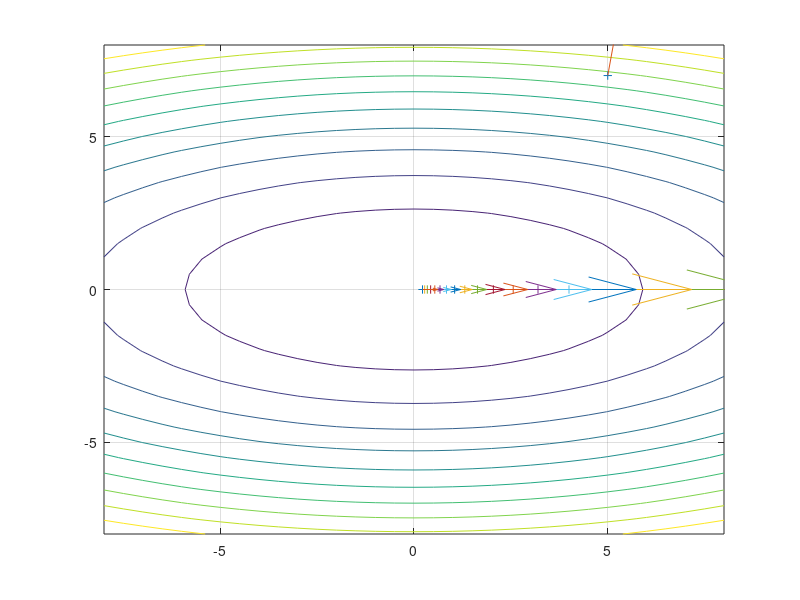

Here is the MATLAB script that generated this plot:
%GD : First Attempt
%f, df, x_0
%x_{k+1} = x_k - step_size * df(x_k)
%|| x_{k+1} - x_k || < espilon

clear all;
close all;

% f = x(1)^2 + x(2)^2
% df = 2[x(1) x(2)]^T

x = [-8:.5:8];
for i = 1:length(x)
    for j = 1:length(x)
        x1(i,j) = x(i); x2(i,j) = x(j); 
        f(i,j) = x(i)^2+5*x(j)^2;
        df1(i,j) = 2*x(i); df2(i,j) = 10*x(j);
    end
end 

x_new = [5, 7]'; x_old = randn(2,1);
epsilon = 0.05;
step_size = .1;
figure(1);  
contour(x1,x2,f); grid on; hold on;

while norm(x_old - x_new) > epsilon
    x_old = x_new;
    pause(.2);
    plot(x_old(1),x_old(2),'+');
    df = 2*[x_old(1) 5*x_old(2)]'; %df = df/norm(df);
    quiver(x_old(1),x_old(2),df(1),df(2));
    x_new = x_old - step_size * df;
end
